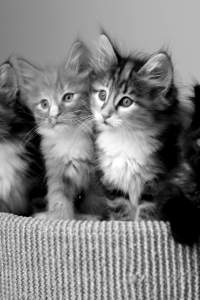
#> input picture cat_200_300.jpg, 200 x 300 px, found by its file name
$ python image.py
#> lines starting #> are read from the running program, lines starting #| are printed output that depends on the picture
from PIL import Image

image = Image.open('cat_200_300.jpg')
#> image is the input picture: PIL image 200x300 RGB; min 0, max 255, mean 126

print(image.format)
#| JPEG
print(image.size)
#| (200, 300)
print(image.mode)
#| RGB

rect = 80, 20, 310, 360
image.crop(rect).show()
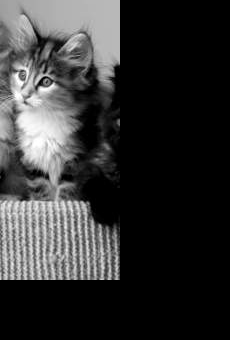
#> shown: PIL image 230x340 RGB; min 0, max 255, mean 50.7

$ run again, with 1.jpg copied over cat_200_300.jpg
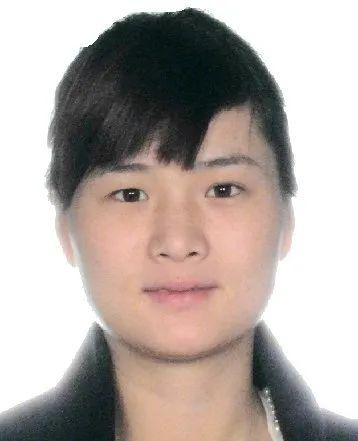
#> input picture 1.jpg, 358 x 441 px, found by its file name
#> image is the input picture: PIL image 358x441 RGB; mean R, G, B 180.8, 170.8, 165.9
#| JPEG
#| (358, 441)
#| RGB
#> `image.crop(rect).show()`:
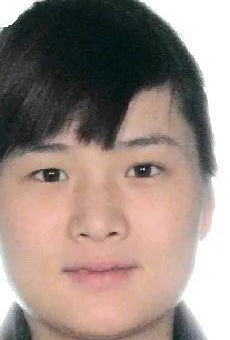
#> shown: PIL image 230x340 RGB; mean R, G, B 154, 137.7, 130.4

$ run again, with 2.jpg copied over cat_200_300.jpg
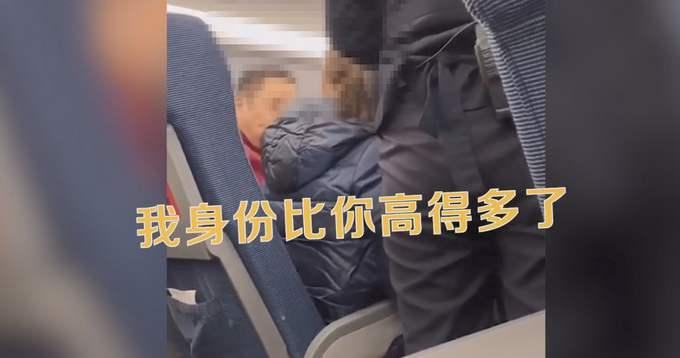
#> input picture 2.jpg, 680 x 358 px, found by its file name
#> image is the input picture: PIL image 680x358 RGB; mean R, G, B 96, 87.6, 91.3
#| JPEG
#| (680, 358)
#| RGB
#> `image.crop(rect).show()`:
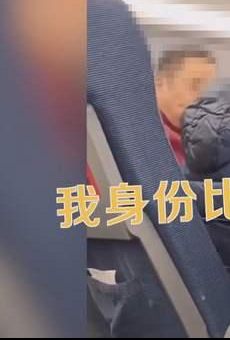
#> shown: PIL image 230x340 RGB; mean R, G, B 119.8, 108.4, 112.2
